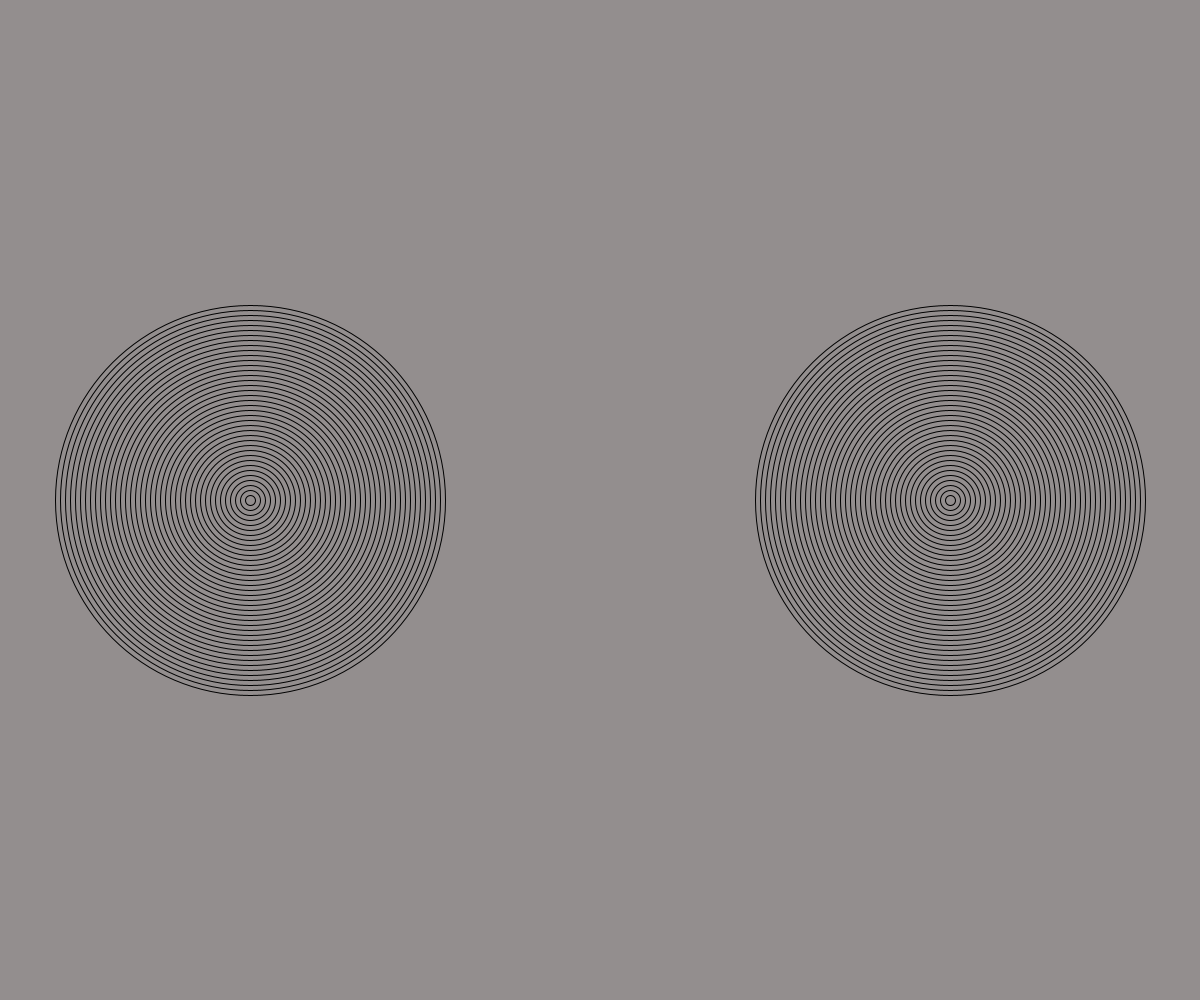
Frame 1 (no input)
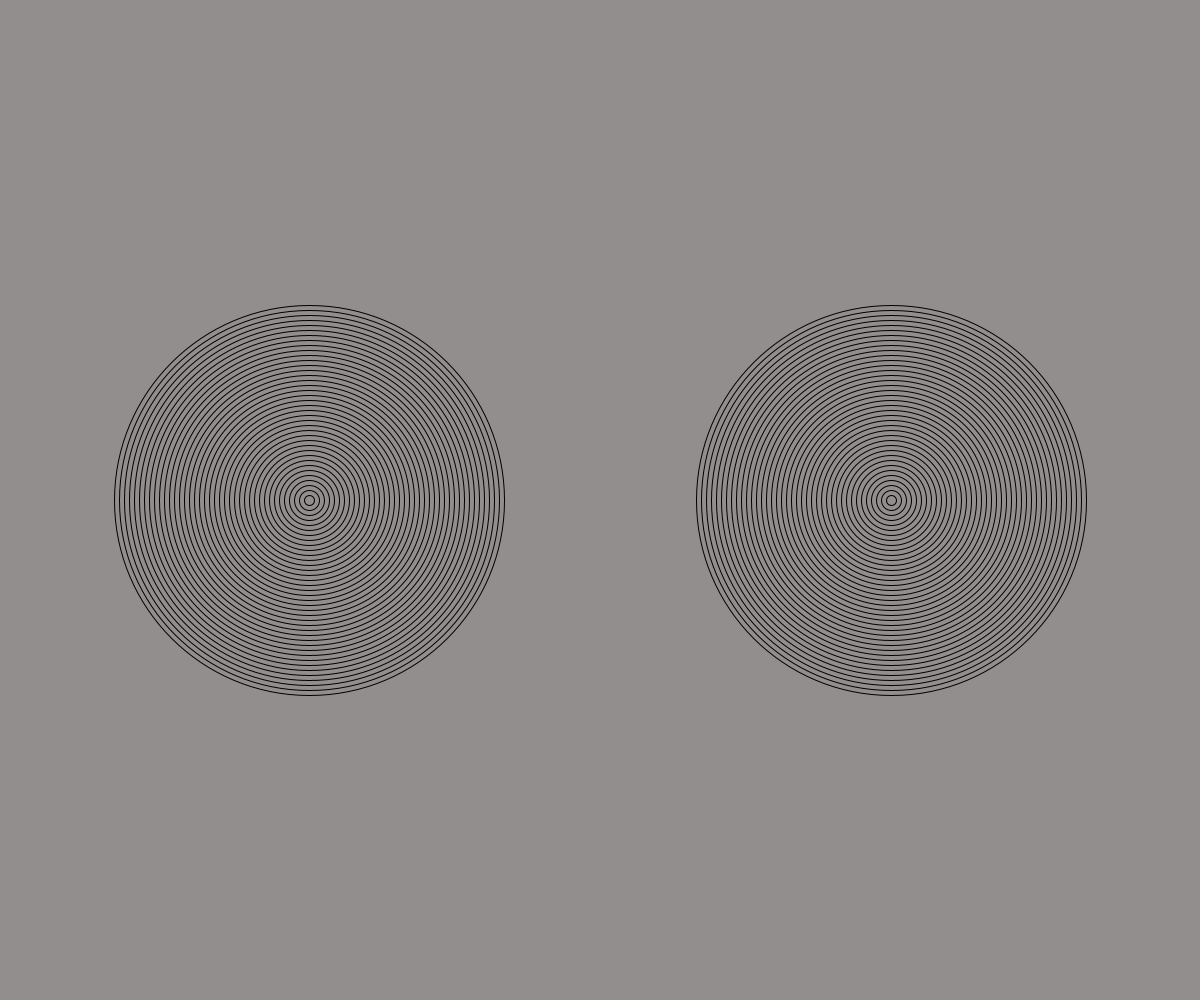
Frame 60 (the mouse pressed at the canvas centre just before this capture)
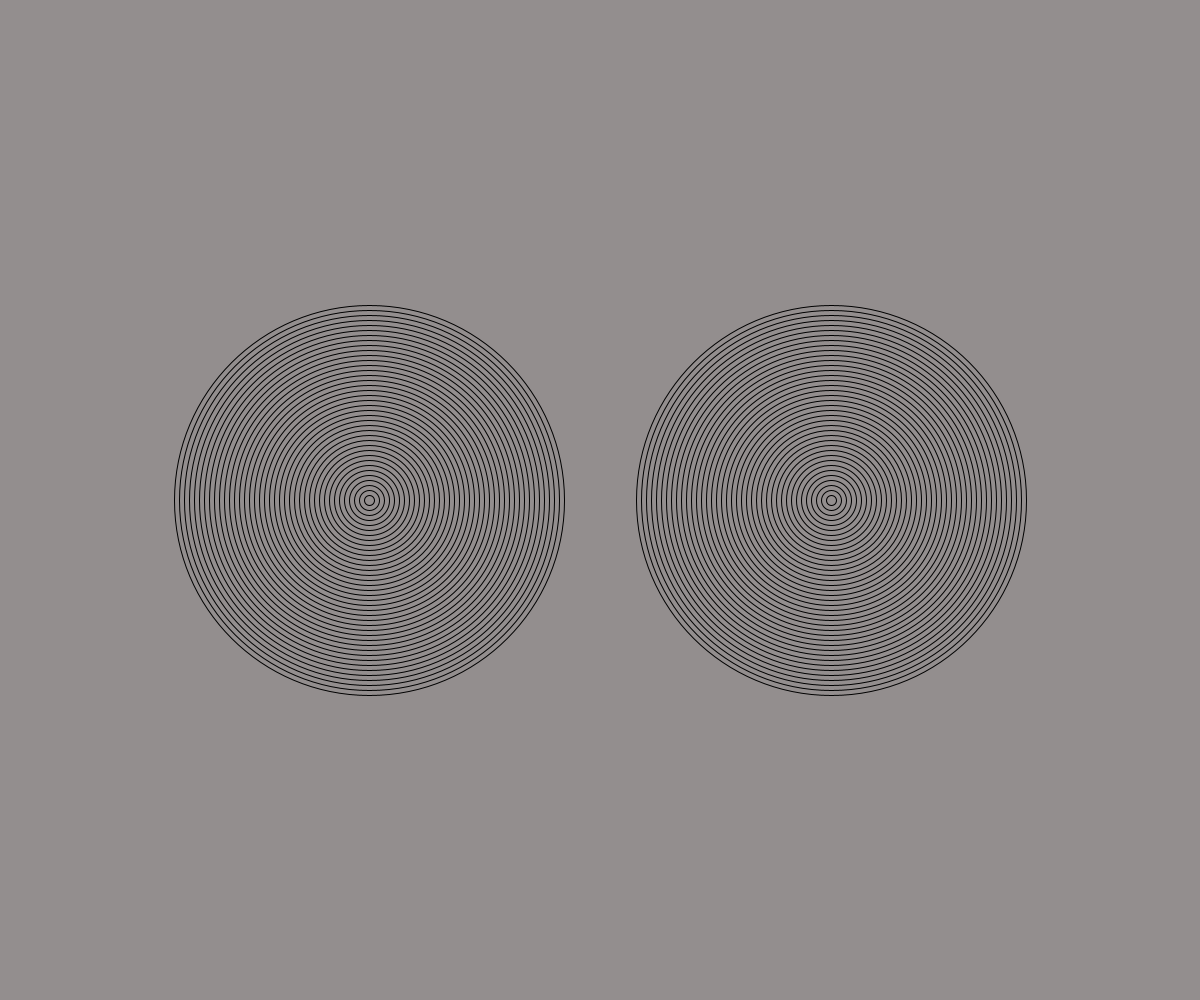
Frame 120 (the mouse held since frame 60 and released just before this capture)

The Processing sketch that drew these frames (run headless with seeded random() and noise(); from frame 60 on, the mouse is pressed at the canvas centre):

// Processing sketch: Amazing_Rings
// ── Amazing_Rings.pde
void setup(){
  size(1200,1000);
}  

  int x = 250;
    int y = 950;
void draw(){
  int n = 400;
  int m = 400;

  background(#938E8E);

    
  for(int i=0;i<40;i++){
    n=n-10;
    noFill();
     ellipse(x,500,n,n);
  }
x=x+1;
  for(int j=0;j<40;j++){
    m=m-10;
    noFill();
     ellipse(y,500,m,m);
  }
y=y-1;
}
